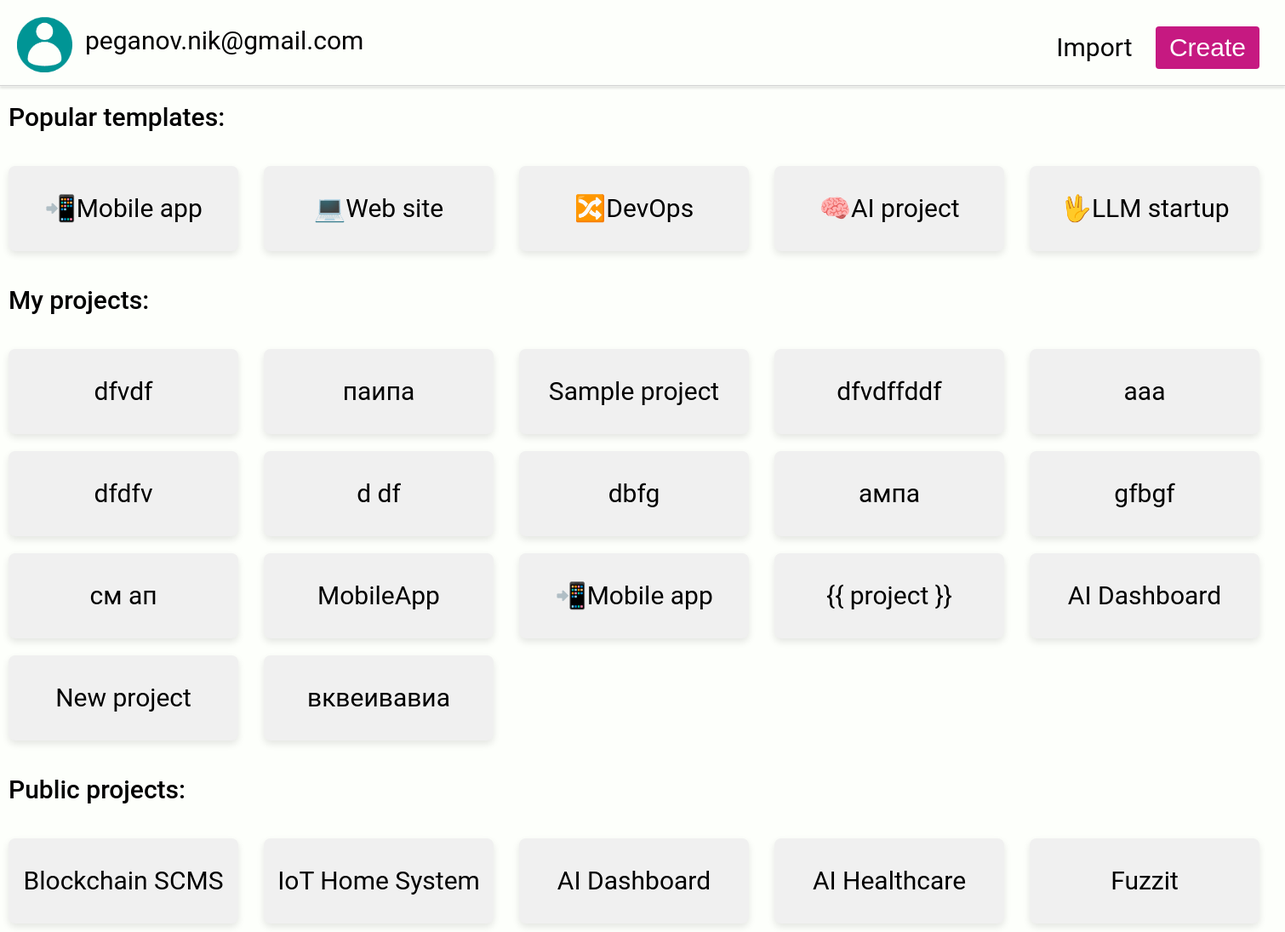
/projects/peganov.nik@gmail.com/, run on an earlier commit of the app's database.
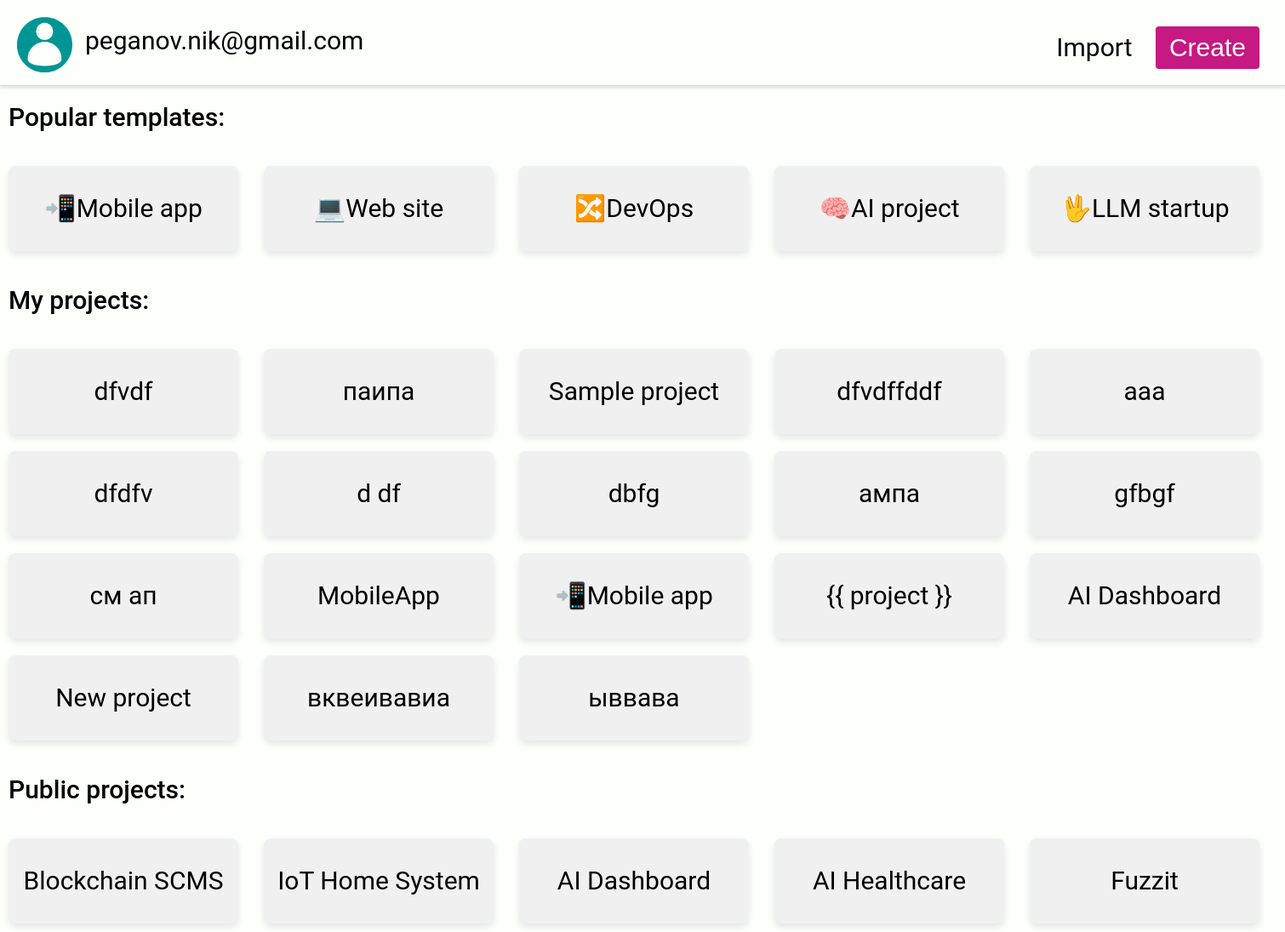
And on a later commit of the database.
### success/models.py (models this page shows, shortened)
class Project(models.Model):
    user = models.ForeignKey(User, on_delete=models.CASCADE, null=True)
    name = models.CharField(max_length=100)
    PRIVACY_CHOICES = (
        ("PUBLIC", "Public"),
        ("PRIVATE", "Private"),
    )
    privacy = models.CharField(max_length=7, choices=PRIVACY_CHOICES, default="PRIVATE")
    constraints = [models.UniqueConstraint(fields=["user", "name"], name="unique name for user")]

### success/views.py (the view)
# urls.py: path("projects/<str:username>/", projects_view, name="projects"),
def projects_view(request, username):
    projects = get_all_projects(username)
    templates = get_all_templates()
    public_projects = get_all_public_projects(templates)
    return render(
        request,
        "projects.html",
        {"username": username, "projects": projects, "public_projects": public_projects, "templates": templates},
    )

### success/utils.py (called while the page is built)
def get_all_projects(username):
    user = User.objects.get(username=username)
    return list(Project.objects.filter(user=user).values_list("name", flat=True))

def get_all_public_projects(to_exclude=[]):
    return list(Project.objects.filter(user=None).exclude(name__in=to_exclude).values_list("name", flat=True))

def get_all_templates():
    return list(Template.objects.values_list("name", flat=True))

### success/templates/projects.html (shortened to what this page needs)
<!DOCTYPE html>
<html lang="en">
<head>
    {% load static %}
    <link rel="stylesheet" type="text/css" href="{% static 'styles.css' %}">
</head>
<body>
<div class="left-header">
    <img src="{% static 'images/login.png' %}" alt="Login Logo" class="account-logo">
    <label class="top-left-label" style="display: inline-block; position : absolute; top:30px; left:100px; font-family: 'Roboto', sans-serif;">{{username}}</label>
</div>
<div class="header">
    <button class="button" onclick="showCreatePopup()">Import</button>
    <button class="big-button" onclick="showCreatePopup()">Create</button>
</div>
<p class="very-bold-text" style="margin-left: 10px; margin-top: 120px;">Popular templates:</p>
<div class="templates-container">
    <div class="recent-projects-container">
        {% for project in templates %}
        <a href="{% url 'project' username='public' name=project%}" method="post">
            <div class="project">{{ project }}</div>
        </a>
        {% endfor %}
    </div>
</div>
<p class="very-bold-text" style="margin-left: 10px;">My projects:</p>
<div class="recent-projects-container">
    {% for project in projects %}
    <a href="{% url 'project' username=username name=project%}" method="post">
        <div class="project">{{ project }}</div>
    </a>
    {% endfor %}
</div>
<p class="very-bold-text" style="margin-left: 10px;">Public projects:</p>
<div class="recent-projects-container">
    {% for project in public_projects %}
    <a href="{% url 'project' username='public' name=project%}" method="post">
        <div class="project">{{ project }}</div>
    </a>
    {% endfor %}
</div>
<div class="full-width-rectangle"></div>
</body>
</html>

### success/static/styles.css (style rules this page uses)
body { font-size: 30px; font-family: 'Roboto', sans-serif; }
.account-logo { position: absolute; top: 20px; left: 20px; width: 65px; height: 65px; }
.full-width-rectangle { position: absolute; top: 100px; width: 100%; height: 1px; background-color: lightgray; box-shadow: 0px 2px 3px rgba(0, 0, 0, 0.3); }
.recent-projects-container { display: grid; grid-template-columns: repeat(5, 300px); gap: 0; padding-left: 0; margin-left: 0; width: 100%; }
.header { position: absolute; top: 30px; right: 30px; text-align: right; }
.left-header { text-align: left; }
.button { margin-left: 10px; padding: 8px 10px; border: none; background-color: transparent; color: #000000; cursor: pointer; transition: color 0.3s; font-size: 30px; text-decoration: none; font-family: 'Roboto', sans-serif; }
.big-button { margin-left: 10px; padding: 8px 16px; border: none; border-radius: 4px; background-color: #C61981; color: white; cursor: pointer; font-size: 30px; }
.very-bold-text { font-weight: 500; }

### success/templates/projects.html (style rules this page uses)
body, html { height: 100%; margin: 0; background-color: #fdfffb; }
.project { width: 270px; height: 100px; background-color: #f0f0f0; margin: 10px; display: inline-block; vertical-align: top; text-align: center; line-height: 100px; border-radius: 8px; box-shadow: 0 4px 8px rgba(0,0,0,0.1); font-family: 'Roboto', sans-serif; }
a { color: inherit; }

What changed in the data, as far as the page shows it:
added Project: name "ыввава"
